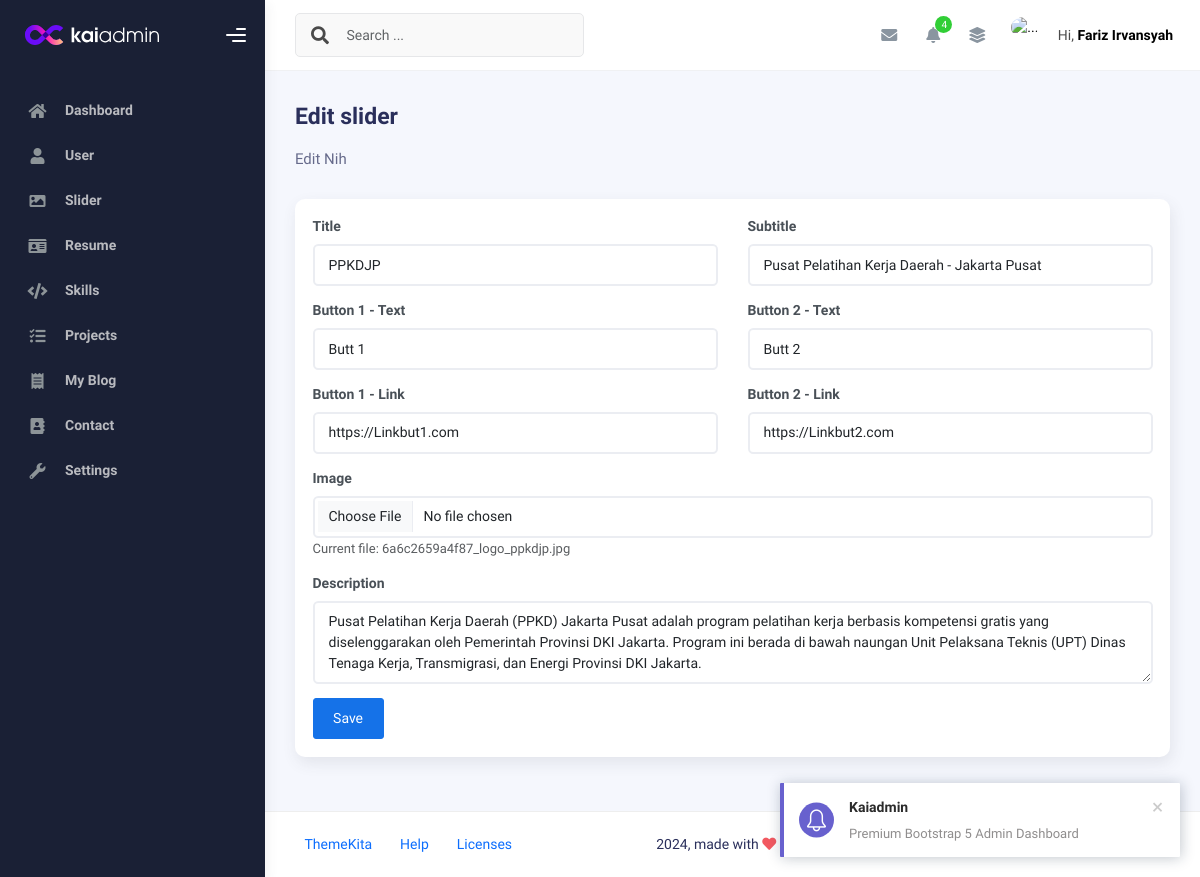
The page /project-crud-main/mod-create-slider.php?edit=1 (signed in) on the database as committed earlier.
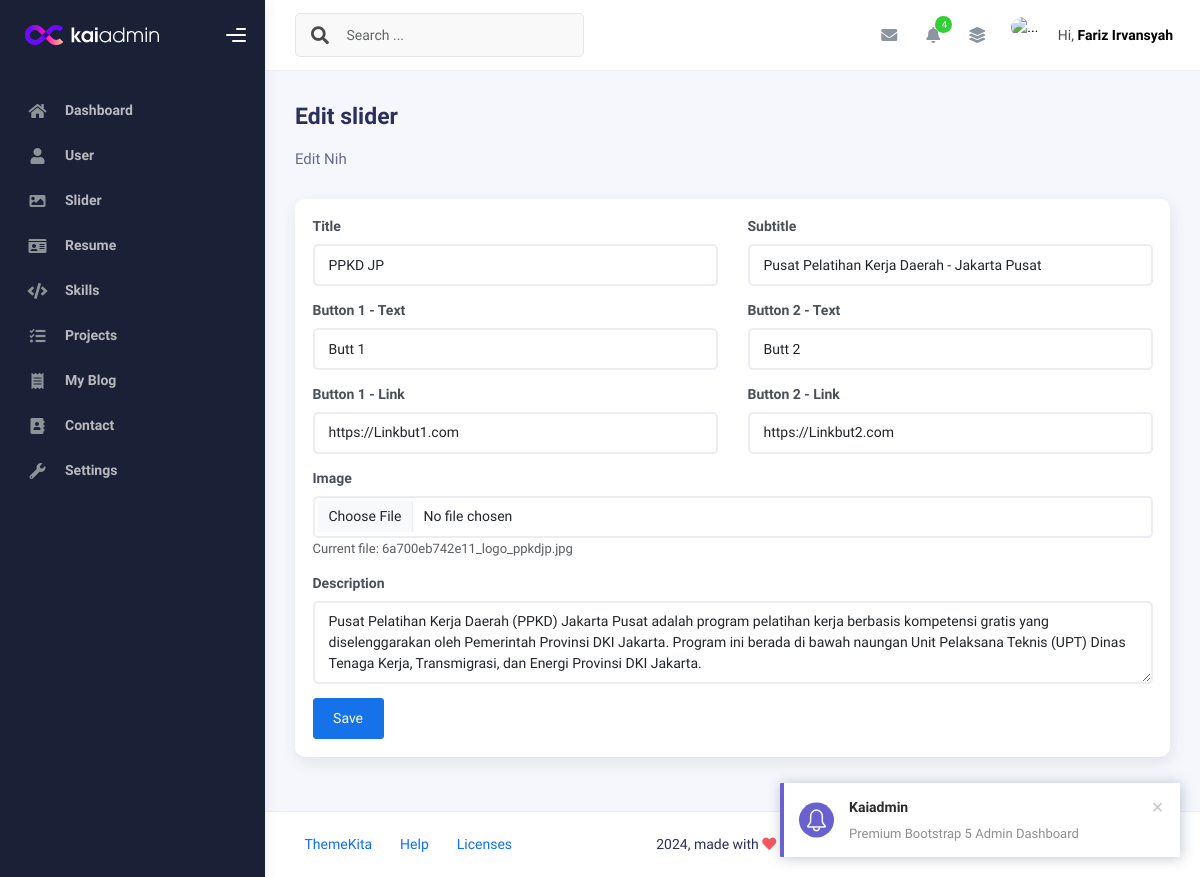
The same page on the database as committed later.
### tables this page shows
CREATE TABLE `sliders` (
  `id` int(11) NOT NULL,
  `title` varchar(50) NOT NULL,
  `subtitle` varchar(50) NOT NULL,
  `description` text DEFAULT NULL,
  `button1_text` varchar(30) NOT NULL,
  `button1_link` varchar(50) NOT NULL,
  `button2_text` varchar(30) NOT NULL,
  `button2_link` varchar(50) NOT NULL,
  `image` varchar(100) DEFAULT NULL,
  `is_active` tinyint(1) NOT NULL DEFAULT 1,
  `created_at` timestamp NOT NULL DEFAULT current_timestamp(),
  `updated_at` timestamp NULL DEFAULT NULL ON UPDATE current_timestamp()
);

### project-crud-main/mod-create-slider.php (the view, shortened to what the changed rows need)
<?php
include 'config/koneksi.php';
$id = isset($_GET['edit']) ? $_GET['edit'] : '';
$query = mysqli_query($conn, "SELECT * FROM sliders WHERE id='$id'");
$row = mysqli_fetch_assoc($query);
?>
<!DOCTYPE html>
<html lang="en">
<head>
  <?php
  include "inc/css.php";
  ?>
</head>
<body>
  <div class="wrapper">
    <div class="main-panel">
      <div class="container">
        <div class="page-inner">
          <div class="row">
            <div class="col-sm-6 col-md-12">
              <div class="card">
                <div class="card-body">
                  <form action="" method="post" enctype="multipart/form-data">
                    <div class="row">
                      <div class="col-sm-6">
                        <div class="mb-3">
                          <label for="title" class="form-label fw-bold">Title</label>
                          <input type="text" name="title" class="form-control" required
                            value="<?php echo isset($row['title']) ? $row['title'] : '' ?>">
                        </div>
                      </div>
                      <div class="col-sm-6">
                        <div class="mb-3">
                          <label for="subtitle" class="form-label fw-bold">Subtitle</label>
                          <input type="text" name="subtitle" class="form-control" required
                            value="<?php echo isset($row['subtitle']) ? $row['subtitle'] : '' ?>">
                        </div>
                      </div>
                    </div>
                    <div class="row">
                      <div class="col-sm-6">
                        <div class="mb-3">
                          <label for="button1_text" class="form-label fw-bold">Button 1 - Text</label>
                          <input type="text" name="button1_text" class="form-control" required
                            value="<?php echo isset($row['button1_text']) ? $row['button1_text'] : '' ?>">
                        </div>
                        <div class="mb-3">
                          <label for="button1_link" class="form-label fw-bold">Button 1 - Link</label>
                          <input type="text" name="button1_link" class="form-control"
                            value="<?php echo isset($row['button1_link']) ? $row['button1_link'] : '' ?>">
                        </div>
                      </div>
                      <div class="col-sm-6">
                        <div class="mb-3">
                          <label for="button2_text" class="form-label fw-bold">Button 2 - Text</label>
                          <input type="text" name="button2_text" class="form-control" required
                            value="<?php echo isset($row['button2_text']) ? $row['button2_text'] : '' ?>">
                        </div>
                        <div class="mb-3">
                          <label for="button2_link" class="form-label fw-bold">Button 2 - Link</label>
                          <input type="text" name="button2_link" class="form-control"
                            value="<?php echo isset($row['button2_link']) ? $row['button2_link'] : '' ?>">
                        </div>
                      </div>
                    </div>
                    <div class="row">
                      <div class="col-lg-12">
                        <div class="mb-3">
                          <label for="image" class="form-label fw-bold">Image</label>
                          <input type="file" class="form-control" name="image">
                          <?php if ($id && !empty($row['image'])): ?>
                            <small class="text-muted">Current file: <?php echo $row['image']; ?></small>
                          <?php endif; ?>
                        </div>
                        <div class="mb-3">
                          <label for="description" class="form-label fw-bold">Description</label>
                          <textarea name="description" class="form-control"
                            rows="3"><?php echo isset($row['description']) ? $row['description'] : ''; ?></textarea>
                        </div>
                      </div>
                    </div>
                  </form>
                </div>
              </div>
            </div>
          </div>
        </div>
      </div>
    </div>
  </div>
</body>
</html>

Rows that differ between the two databases and show on the page:
changed sliders "Pusat Pelatihan Kerja Daerah - Jakarta Pusat": title "PPKDJP" → "PPKD JP"; image "6a6c2659a4f87_logo_ppkdjp.jpg" → "6a700eb742e11_logo_ppkdjp.jpg"
